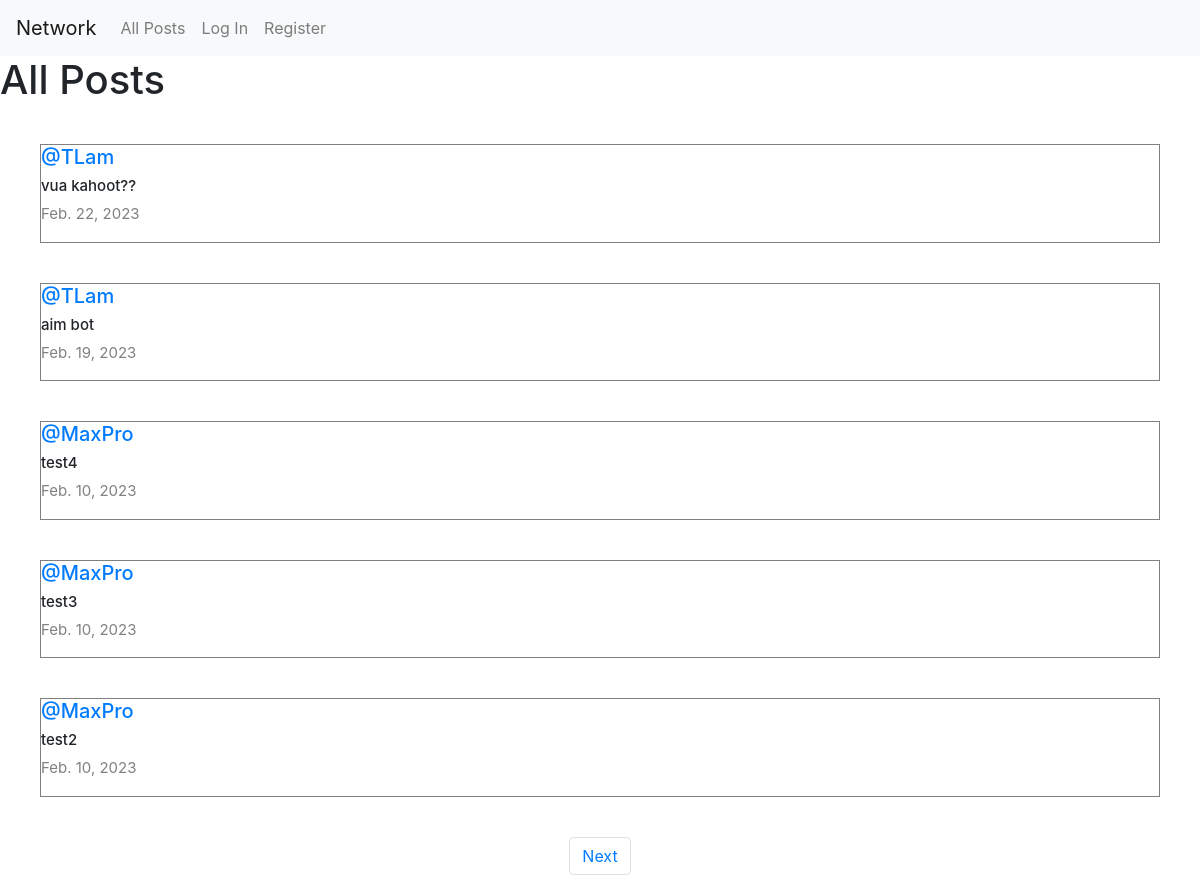
The page / on the database its author committed.
### network/models.py (models this page shows, shortened)
class Post(models.Model):
    content = models.CharField(max_length=100)
    user = models.ForeignKey(User, on_delete=models.CASCADE, related_name="author")
    date = models.DateField(auto_now_add=True)

class User(AbstractUser):
    pass

### network/views.py (the view)
# urls.py: path("", views.index, name="index"),
def index(request):
    allPosts = Post.objects.all().order_by("id").reverse()
    paginator = Paginator(allPosts, 5)
    page_number = request.GET.get('page')
    posts_of_the_page = paginator.get_page(page_number)
    allLikes = Like.objects.all()
    whoYouLike = []
    try:
        for like in allLikes:
            if like.user.id == request.user.id:
                whoYouLike.append(like.post.id)
    except:
        whoYouLike = []
    return render(request, "network/index.html", {
        "allPosts": allPosts,
        "posts_of_the_page": posts_of_the_page,
        "whoYouLike": whoYouLike
    })

### network/templates/network/index.html (shortened to what this page needs)
{% extends "network/layout.html" %}
{% block body %}
    <h1>All Posts</h1>
    <div class="all-posts">
        {% for post in posts_of_the_page %}
           <div class="post">
                <h5 class="username"> <a href="{% url 'profile' user_id=post.user.id %}">@{{ post.user }}</a></h5>
                <h5 class="content" id="content_{{ post.id }}">{{ post.content }}</h5>
                <p class="date">{{ post.date }}</p>
           </div>
        {% endfor %}
    </div>
    <nav aria-label="Page navigation example">
        <ul class="pagination d-flex justify-content-center">
            {% if posts_of_the_page.has_next %}
                <li class="page-item"><a class="page-link" href="?page= {{ posts_of_the_page.next_page_number }}">Next</a></li>
            {% endif %}
        </ul>
    </nav>
{% endblock %}

### network/templates/network/layout.html (shortened to what this page needs)
{% load static %}
<!DOCTYPE html>
<html lang="en">
    <head>
        <link rel="stylesheet" href="https://stackpath.bootstrapcdn.com/bootstrap/4.4.1/css/bootstrap.min.css">
        <link href="{% static 'network/styles.css' %}" rel="stylesheet">
        <link rel="stylesheet" href="https://cdnjs.cloudflare.com/ajax/libs/font-awesome/4.7.0/css/font-awesome.min.css">
    </head>
    <body>
        <nav class="navbar navbar-expand-lg navbar-light bg-light">
            <a class="navbar-brand" href="{% url 'index' %}">Network</a>
            <div>
              <ul class="navbar-nav mr-auto">
                <li class="nav-item">
                  <a class="nav-link" href="{% url 'index' %}">All Posts</a>
                </li>
                {% if user.is_authenticated %}
                    <li class="nav-item">
                        <a class="nav-link" href="{% url 'following' %}">Following</a>
                    </li>
                    <li class="nav-item">
                        <a class="nav-link" href="{% url 'logout' %}">Log Out</a>
                    </li>
                {% else %}
                    <li class="nav-item">
                        <a class="nav-link" href="{% url 'login' %}">Log In</a>
                    </li>
                    <li class="nav-item">
                        <a class="nav-link" href="{% url 'register' %}">Register</a>
                    </li>
                {% endif %}
              </ul>
            </div>
          </nav>
        <div class="body">
            {% block body %}
            {% endblock %}
        </div>
    </body>
</html>

### network/static/network/styles.css (style rules this page uses)
.all-posts { display: flex; justify-content: flex-start; flex-direction: column; margin: 20px; }
.post { border: 0.1px solid gray; display: flex; justify-content: center; flex-direction: column; box-sizing: border-box; margin: 20px; }
.content { font-size: 15px; }
.username { font-size: 20px; }
.date { color: gray; font-size: 15px; }

### rows shown on the page
Post: user "TLam", content "vua kahoot??", date "Feb. 22, 2023"
Post: user "TLam", content "aim bot", date "Feb. 19, 2023"
Post: user "MaxPro", content "test4", date "Feb. 10, 2023"
Post: user "MaxPro", content "test3", date "Feb. 10, 2023"
Post: user "MaxPro", content "test2", date "Feb. 10, 2023"
